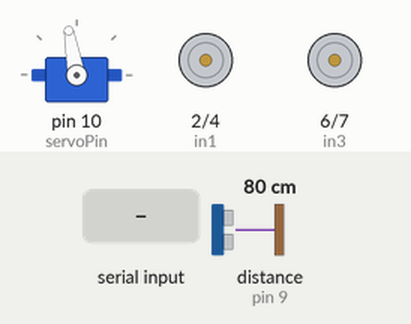
Recording of a sketch running on a simulated Arduino Uno, built with avr-gcc and run on an emulated ATmega328P. On the bench: servo, motor-driver pin pairs drawn as motors (green arrow = first pin HIGH = forward, orange = second pin HIGH = backward, longer = more drive, scaled by the enable pin). The test bench sets the inputs (shaded band); at power-on: distance to the obstacle (sensor on pin 9) 80 cm. The echo pulse lasts 58.3 µs per cm; what the sketch prints to the serial monitor is not drawn.

Above: at 1.7 s.
1.8 s: "F" received over the second serial link
At 2.9 s:
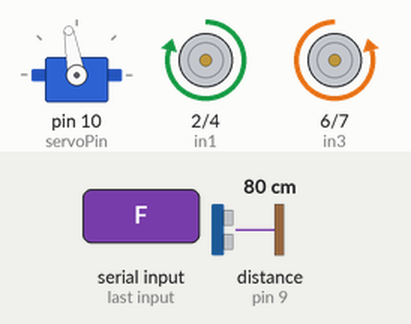
3.3 s: "B" received over the second serial link
At 4.0 s:
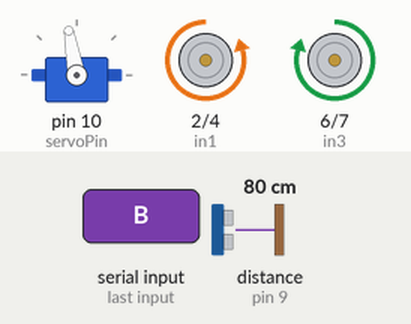
4.8 s: "L" received over the second serial link
At 5.2 s:
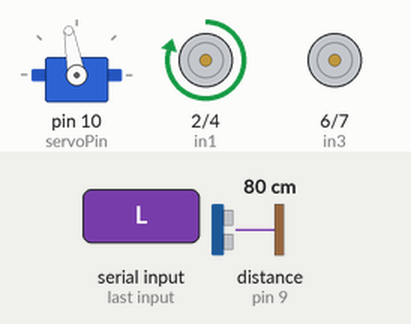
6.3 s: "R" received over the second serial link
At 7.5 s:
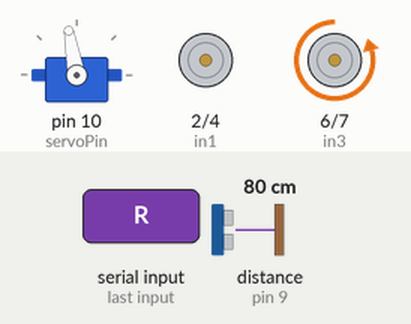
7.8 s: "A" received over the second serial link
At 9.0 s:
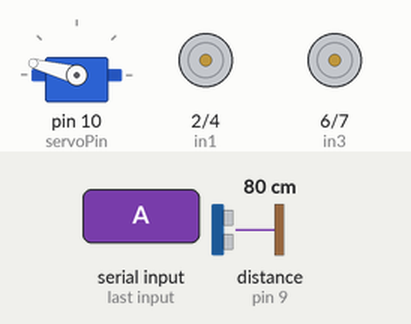
Timing chart, 0 to 17.8 s (numbered marks = the images above; inputs shaded):
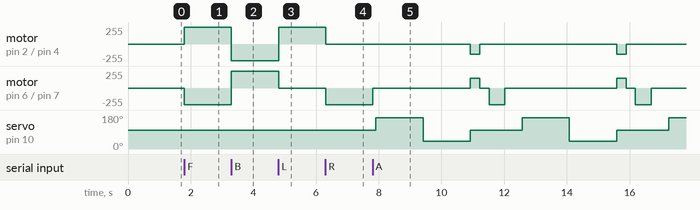

Measured:
- after the input at 1.8 s, motor on pin 2 (in1) / pin 4 (in2): stopped → forward 250/255 at once; motor on pin 6 (in3) / pin 7 (in4): stopped → backward 250/255 at once
- after the input at 3.3 s, motor on pin 2 (in1) / pin 4 (in2): forward 250/255 → backward 250/255 at once; motor on pin 6 (in3) / pin 7 (in4): backward 250/255 → forward 250/255 at once
- after the input at 4.8 s, motor on pin 2 (in1) / pin 4 (in2): backward 250/255 → forward 250/255 at once; motor on pin 6 (in3) / pin 7 (in4): forward 250/255 → stopped at once
- after the input at 6.3 s, motor on pin 2 (in1) / pin 4 (in2): forward 250/255 → stopped at once; motor on pin 6 (in3) / pin 7 (in4): stopped → backward 250/255 at once
- after the input at 7.8 s, motor on pin 2 (in1) / pin 4 (in2): alternates backward 150/255 for 0.30 s and stopped for 4.4 s, starting after 3.1 s; motor on pin 6 (in3) / pin 7 (in4): backward 250/255 → stopped at once, → forward 150/255 3.1 s later, → stopped 0.30 s later, → backward 250/255 0.30 s later, … (9 changes in this stretch)

The sketch:

code.ino
```cpp
#include<SoftwareSerial.h>
#include<Servo.h>
#define ena 3  // chân ena nối với chân số 3 của arduino
#define in1 2  // chân in1 nối với chân số 2 của arduino
#define in2 4  // chân in2 nối với chân số 4 của arduino
#define enb 5  // chân enb nối với chân số 5 của arduino
#define in3 6  // chân in3 nối với chân số 6 của arduino
#define in4 7  // chân in4 nối với chân số 7 của arduino
#define trig 8 //chân trig của cảm biến nối chân số 8 của arduino
#define echo 9 //chân echo của cảm biến nối chân số 9 của arduino
#define servoPin 10 //Chân servo nối chân số 10 của arduino
#define sensor 0
SoftwareSerial hc05(12, 13); //TX,RX của hc05
Servo myServo; //Đối tượng Servo
char value = "";  //Biến lưu giá trị trả về của control pass
unsigned long timePeriod; //Biến lưu giờ gian của sóng cảm biến
int limitedDistance = 25;

void autoMode();
int measureDistance();
void forward();
void backward();
void left();
void right();
void stopp();
void resetServo();
void rotateRight();
void rotateLeft();
int checkSensor();
void setup() {
  Serial.begin(19200);
  hc05.begin(9600);
  pinMode(ena, OUTPUT);
  pinMode(enb, OUTPUT);
  pinMode(in1, OUTPUT);
  pinMode(in2, OUTPUT);
  pinMode(in3, OUTPUT);
  pinMode(in4, OUTPUT);
  pinMode(trig, OUTPUT);
  pinMode(echo, INPUT);
  myServo.attach(servoPin);
  pinMode(sensor, INPUT);
  myServo.write(100);
  delay(500);
}
void loop() {
  if (hc05.available()){
    value = hc05.read();
    Serial.println(value);
    switch (value){
      case 'F':
        forward(250);
        Serial.println("ĐI THẲNG");
        break;
      case 'B':
        backward(250);
        Serial.println("LÙI");
        break;
      case 'L':
        left();
        Serial.println("RẼ TRÁI");
        break;
      case 'R':
        right();
        Serial.println("RẼ PHẢI");
        break;
      case 'A':
        autoMode();
        Serial.println("Tự động");
        break;
      case 'S':
        stopp();
        Serial.println("DỪNG");
    }
  }
  delay(100);
}
void autoMode(){
  while(true){
    if(hc05.available()){
      value = hc05.read();
      Serial.println(value);
      if(value == 'C'){
        stopp();
        Serial.println("DỪNG");
        return;
      }
    }
    int distance = measureDistance();
    int sensorValue = checkSensor();
    Serial.print("Khoang cach: ");
    Serial.println(distance);
    Serial.print("Cam bien: ");
    Serial.println(sensorValue);
    if(distance > limitedDistance && sensorValue == 1){
      forward(150);
      Serial.println("Di thang");
    }else{
      stopp(); delay(100);
      rotateLeft();
      int leftDistance = measureDistance(); delay(500);
      Serial.print("Khoang cach trai: ");
      Serial.println(leftDistance);
      resetServo();
      rotateRight();
      int rightDistance = measureDistance(); delay(500);
      Serial.print("Khoang cach phai: ");
      Serial.println(rightDistance);
      resetServo();
      if(rightDistance < limitedDistance && leftDistance < limitedDistance){
        backward(150); delay(250); stopp(); delay(300);
        left(); delay(800);
        Serial.println("Quay dau");
      }else{
        if(rightDistance >= leftDistance){
          backward(150); delay(300); stopp(); delay(300);
          Serial.println("Re phai");
          right(); delay(500); stopp(); delay(300);
        }else{
          backward(150); delay(300); stopp(); delay(300);
          Serial.println("Re trai");
          left(); delay(500); stopp(); delay(300);
        }
      }
    }
    delay(150);
  }
}
/******************************Tien******************************/
void forward(int pwm){
  analogWrite(ena,pwm);
  analogWrite(enb,pwm);
  digitalWrite(in1, HIGH);
  digitalWrite(in2, LOW);
  digitalWrite(in3, LOW);
  digitalWrite(in4, HIGH);
}
/******************************Lui******************************/
void backward(int pwm){
  analogWrite(ena,pwm);
  analogWrite(enb,pwm);
  digitalWrite(in1, LOW);
  digitalWrite(in2, HIGH);
  digitalWrite(in3, HIGH);
  digitalWrite(in4, LOW);
}
/******************************Re trai******************************/
void left(){
  analogWrite(ena,250);
  digitalWrite(in1, HIGH);
  digitalWrite(in2, LOW);
  digitalWrite(in3, LOW);
  digitalWrite(in4, LOW);
}
/******************************Re phai******************************/
void right(){
  analogWrite(enb,250);
  digitalWrite(in1, LOW);
  digitalWrite(in2, LOW);
  digitalWrite(in3, LOW);
  digitalWrite(in4, HIGH);
}
/******************************Dung******************************/
void stopp(){
  digitalWrite(in1,LOW);
  digitalWrite(in2,LOW);
  digitalWrite(in3,LOW);
  digitalWrite(in4,LOW);
}
int checkSensor(){
  int sensorValue = digitalRead(sensor);
  return sensorValue;
}
int measureDistance(){
  digitalWrite(trig,LOW);
  delayMicroseconds(2);
  digitalWrite(trig,HIGH);
  delayMicroseconds(10);
  digitalWrite(trig,LOW);
  //Đo độ rộng xung HIGH ở chân echo
  timePeriod = pulseIn(echo,HIGH);
  return int(timePeriod / 2/ 29.412);
}
void rotateLeft(){
  myServo.write(165);
  delay(1000);
}
void rotateRight(){
  myServo.write(40);
  delay(1000);
}
void resetServo(){
  myServo.write(100);
}
```
